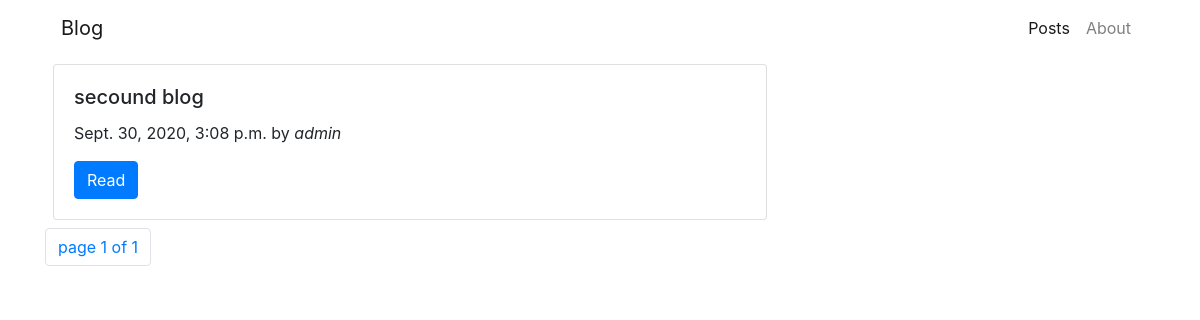
The page /posts/ on the database as committed earlier.
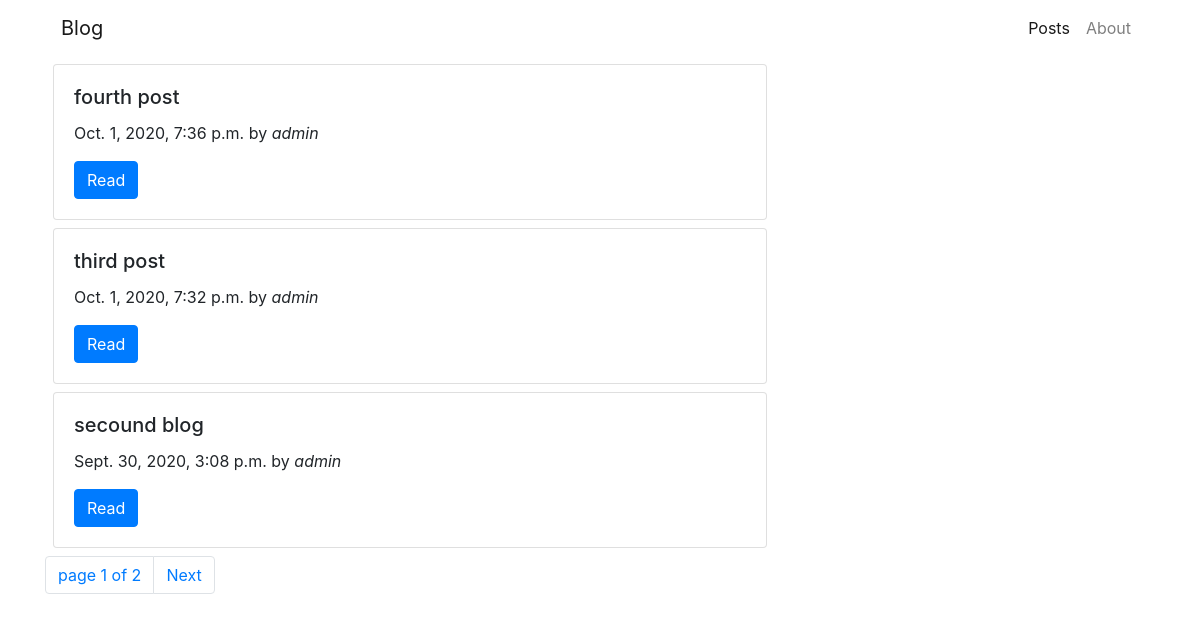
The same page on the database as committed later.
### Blog/models.py (models this page shows, shortened)
class Post(models.Model):
    STATUS_CHOICE = (('draft','Draft'),('published','Published'))
    title   = models.CharField(max_length=250)
    slug    = models.SlugField(max_length=250,unique_for_date='publish')
    author  = models.ForeignKey(User,on_delete=models.CASCADE)
    body    = models.TextField()
    publish = models.DateTimeField(default=timezone.now)
    created = models.DateTimeField(auto_now_add=True)
    updated = models.DateTimeField(auto_now=True)
    status  = models.CharField(max_length=10,
    choices=STATUS_CHOICE, default='draft')
    class Meta:
        ordering = ('-publish',)
    def get_absolute_url(self):
        return reverse(
        'Blog:post_details',args=[
            self.publish.year,self.publish.month,
            self.publish.day,self.slug]
        )

### Blog/views.py (the view)
# urls.py: path('posts/',PostListView.as_view(),name='post_list'),
class PostListView(ListView):
    queryset = Post.objects.filter(status='published')
    context_object_name = 'Posts'
    paginate_by     = 3
    template_name = 'Blog/post/list.html'

### Blog/templates/Blog/post/list.html
{% extends 'Blog/base.html' %} {% block content %} {% for post in Posts %}
<div class="card w-90 m-2 ml-0">
    <div class="card-body">
        <h5 class="card-title">{{post.title}}</h5>
        <p class="card-text">{{post.publish}} by <i>{{post.author}}</i> </p>
        <a href="{{post.get_absolute_url}}" class="btn btn-primary">Read</a>
    </div>
</div>
{% endfor %} {% include "Blog/post/pagination.html" with page=page_obj %} {% endblock %}

### Blog/templates/Blog/base.html (shortened to what this page needs)
{% load static %}
<!DOCTYPE html>
<html lang="en">
<head>
    <link rel="stylesheet" href="https://stackpath.bootstrapcdn.com/bootstrap/4.3.1/css/bootstrap.min.css">
</head>
<body>
    <div class="container">
        <nav class="navbar navbar-expand-lg navbar-light bg-transparent ">
            <a class="navbar-brand" href="{% url 'Blog:home' %}">Blog</a>
            <div class="collapse navbar-collapse" id="navbarSupportedContent">
                <ul class="navbar-nav ml-auto pl-2">
                    <li class="nav-item active">
                        <a class="nav-link" href="#">Posts<span class="sr-only">(current)</span></a>
                    </li>
                    <li class="nav-item">
                        <a class="nav-link" href="#">About</a>
                    </li>
                </ul>
        </nav>
        <div class="row">
            <div class="col-md-8">
                {% block content %} {% endblock %}
            </div>
        </div>
        </div>
</body>
</html>

### Blog/templates/Blog/post/pagination.html (shortened to what this page needs)
<div class="pagination">
    <ul class="pagination">
        <li class="page-item">
            <p class="page-link"> page {{page.number}} of {{ page.paginator.num_pages }}</p>
        </li>
        {% if page.has_next %}
        <li class="page-item"><a class="page-link" href="?page={{ page.next_page_number }}">Next</a></li>
        {% endif%}
    </ul>
</div>

Rows that differ between the two databases and show on the page:
added Post: title "fourth post", publish "Oct. 1, 2020, 7:36 p.m.", author "admin"
added Post: title "third post", publish "Oct. 1, 2020, 7:32 p.m.", author "admin"
Other text that changed with them:
{{ page.paginator.num_pages }}: "1" → "2"
text now shown: "Next"
